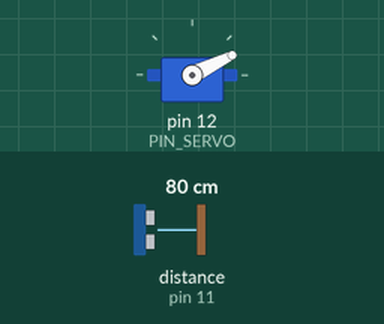
Bench run of a sketch on a simulated Arduino Uno, built with avr-gcc and run on an emulated ATmega328P. Shown: servo. Wiring (inferred from the names in the program): ultrasonic range finder: trigger pin 10; echo pin 11. Inputs (shaded band) come from the test bench; at power-on: distance to the obstacle (sensor on pin 11) 80 cm. The echo pulse lasts 58.3 µs per cm; what the sketch prints to the serial monitor is not drawn.

Above: at 1.2 s.
1.3 s: distance to the obstacle (sensor on pin 11) set to 9 cm
At 2.63 s:
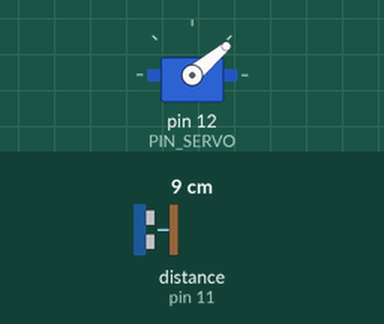
4.3 s: distance to the obstacle (sensor on pin 11) set to 60 cm
At 4.67 s:
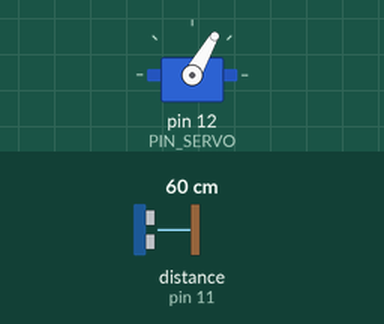
7.3 s: distance to the obstacle (sensor on pin 11) set to 250 cm
At 7.51 s:
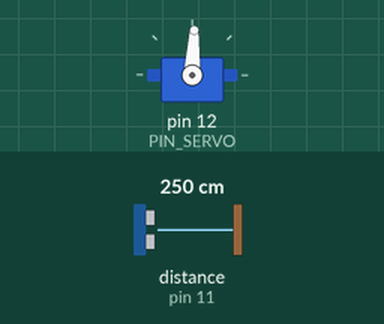
10.3 s: distance to the obstacle (sensor on pin 11) set to 2 cm
Timing chart, 0 to 17.3 s (numbered marks = the images above; inputs shaded):
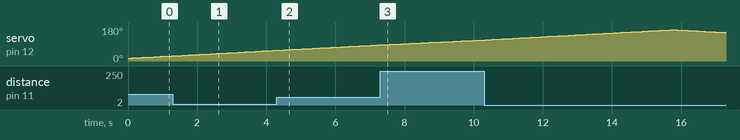

Measured:
- by itself, servo on pin 12 (PIN_SERVO): rises from 111° to 165° in 5.3 s, then falls to 150° in 1.6 s

The sketch:

sonar.ino
```cpp
/**
 *
 */
#include <Servo.h>

#define PIN_SERVO 12
#define PIN_TRIG  10
#define PIN_ECHO  11

const int ROTACION_INI =  15;
const int ROTACION_FIN = 165;
const int SLEEP        = 100;

Servo _servo;
long  _duracion;
int   _distancia;

/**
 *
 */
int _calculaDistancia() {
  digitalWrite(PIN_TRIG, LOW);
  delayMicroseconds(2);

  digitalWrite(PIN_TRIG, HIGH);
  delayMicroseconds(10);

  digitalWrite(PIN_TRIG, LOW);

  _duracion = pulseIn(PIN_ECHO, HIGH);

  _distancia = ((_duracion*0.034)/2.0);

  return _distancia;
}

/**
 *
 */
void setup() {
  Serial.begin(9600);

  pinMode(PIN_TRIG, OUTPUT);
  pinMode(PIN_ECHO, INPUT);

  _servo.attach(PIN_SERVO);
}

/**
 *
 */
void loop() {
  //1.- Giro en un sentido
  for(int i = ROTACION_INI; i <= ROTACION_FIN;i++)
  {
    _servo.write(i);
    delay(SLEEP);

    _distancia = _calculaDistancia();

    Serial.print(i); Serial.print(","); Serial.print(_distancia); Serial.print(".");
  }

  //2.- Giro en el sentido contrario
  for(int i = ROTACION_FIN; i >= ROTACION_INI; i--)
  {
    _servo.write(i);
    delay(SLEEP);

    _distancia = _calculaDistancia();

    Serial.print(i); Serial.print(","); Serial.print(_distancia); Serial.print(".");
  }
}
```
